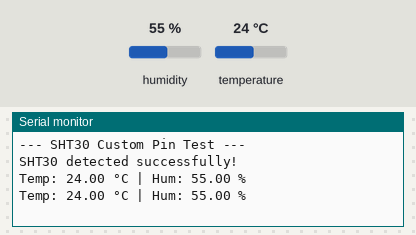
Bench run of a sketch on a simulated ESP32. On the bench: the last lines printed to the serial monitor. Inputs (shaded band) come from the test bench; at power-on: humidity 55 %, temperature 24 °C.

Above: at 2.8 s.
2.9 s: humidity set to 22 %
At 4.6 s:
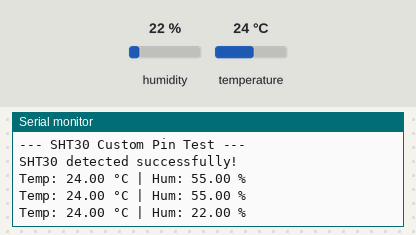
5.6 s: temperature set to 12 °C
At 7.6 s:
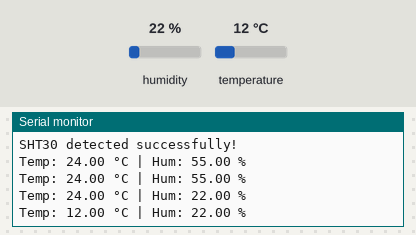
8.3 s: humidity set to 40 %
At 8.3 s:
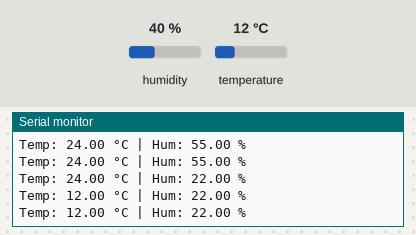
Timing chart, 0 to 11.3 s (numbered marks = the images above; inputs shaded):
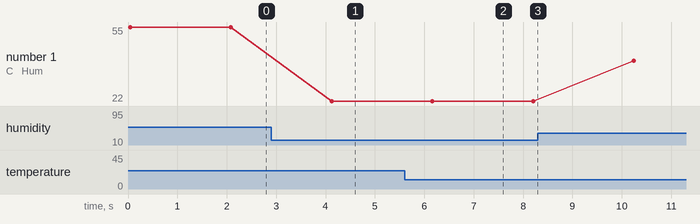

The sketch:

SHT30.ino
```cpp
#include <Wire.h>
#include "Adafruit_SHT31.h"

// Define your custom I2C pins
#define I2C_SDA 6
#define I2C_SCL 7

Adafruit_SHT31 sht30 = Adafruit_SHT31();

void setup() {
  Serial.begin(115200);
  while (!Serial) delay(10);

  Serial.println("\n--- SHT30 Custom Pin Test ---");

  // Initialize I2C with your specific pins
  Wire.begin(I2C_SDA, I2C_SCL);

  // Initialize sensor at address 0x44
  if (!sht30.begin(0x44)) {
    Serial.println("SHT30 not found! Check wiring on GPIO 6/7.");
    while (1) delay(1);
  }

  Serial.println("SHT30 detected successfully!");
}

void loop() {
  float t = sht30.readTemperature();
  float h = sht30.readHumidity();

  if (!isnan(t) && !isnan(h)) {
    Serial.print("Temp: "); Serial.print(t, 2); Serial.print(" °C | ");
    Serial.print("Hum: "); Serial.print(h, 2); Serial.println(" %");
  } else {
    Serial.println("Error: Failed to read from sensor");
  }

  delay(2000);
}
```

Measured:
- after the input at 2.9 s, the serial monitor: prints a new line after 1.2 s (image 1)
- after the input at 5.6 s, the serial monitor: prints a new line after 0.56 s (image 2)
- plotted number 1: 55 → 22 after the input at 2.9 s, 22 → 40 after the input at 8.3 s
